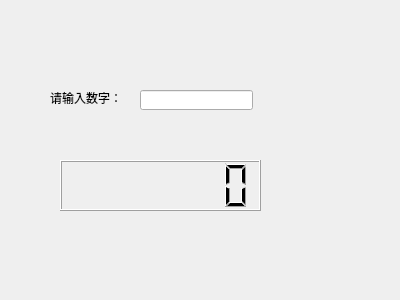
<?xml version="1.0" encoding="UTF-8"?>
<ui version="4.0">
 <class>Form</class>
 <widget class="QWidget" name="Form">
  <property name="geometry">
   <rect>
    <x>0</x>
    <y>0</y>
    <width>400</width>
    <height>300</height>
   </rect>
  </property>
  <property name="windowTitle">
   <string>Form</string>
  </property>
  <widget class="QLabel" name="label">
   <property name="geometry">
    <rect>
     <x>50</x>
     <y>90</y>
     <width>91</width>
     <height>16</height>
    </rect>
   </property>
   <property name="text">
    <string>请输入数字：</string>
   </property>
  </widget>
  <widget class="QLineEdit" name="lineEdit">
   <property name="geometry">
    <rect>
     <x>140</x>
     <y>90</y>
     <width>113</width>
     <height>20</height>
    </rect>
   </property>
  </widget>
  <widget class="QLCDNumber" name="lcdNumber">
   <property name="geometry">
    <rect>
     <x>60</x>
     <y>160</y>
     <width>201</width>
     <height>51</height>
    </rect>
   </property>
   <property name="smallDecimalPoint">
    <bool>false</bool>
   </property>
   <property name="digitCount">
    <number>7</number>
   </property>
   <property name="value" stdset="0">
    <double>0.000000000000000</double>
   </property>
   <property name="intValue" stdset="0">
    <number>0</number>
   </property>
  </widget>
 </widget>
 <resources/>
 <connections>
  <connection>
   <sender>lineEdit</sender>
   <signal>textChanged(QString)</signal>
   <receiver>lcdNumber</receiver>
   <slot>display(QString)</slot>
   <hints>
    <hint type="sourcelabel">
     <x>183</x>
     <y>105</y>
    </hint>
    <hint type="destinationlabel">
     <x>186</x>
     <y>170</y>
    </hint>
   </hints>
  </connection>
 </connections>
</ui>
